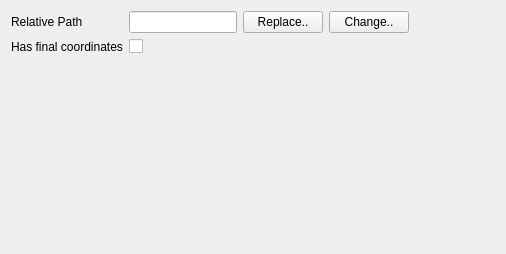
<?xml version="1.0" encoding="UTF-8"?>
<ui version="4.0">
 <class>FixtureGlobalParametersWidget</class>
 <widget class="QWidget" name="FixtureGlobalParametersWidget">
  <property name="geometry">
   <rect>
    <x>0</x>
    <y>0</y>
    <width>506</width>
    <height>254</height>
   </rect>
  </property>
  <property name="windowTitle">
   <string>Form</string>
  </property>
  <layout class="QGridLayout" name="gridLayout">
   <item row="0" column="1">
    <widget class="QLineEdit" name="relativePathEdit"/>
   </item>
   <item row="0" column="4">
    <spacer name="horizontalSpacer">
     <property name="orientation">
      <enum>Qt::Horizontal</enum>
     </property>
     <property name="sizeHint" stdset="0">
      <size>
       <width>40</width>
       <height>20</height>
      </size>
     </property>
    </spacer>
   </item>
   <item row="0" column="2">
    <widget class="QPushButton" name="replacePathPushButton">
     <property name="text">
      <string>Replace..</string>
     </property>
    </widget>
   </item>
   <item row="0" column="0">
    <widget class="QLabel" name="label_2">
     <property name="text">
      <string>Relative Path</string>
     </property>
    </widget>
   </item>
   <item row="1" column="0">
    <widget class="QLabel" name="label">
     <property name="text">
      <string>Has final coordinates</string>
     </property>
    </widget>
   </item>
   <item row="3" column="1">
    <spacer name="verticalSpacer">
     <property name="orientation">
      <enum>Qt::Vertical</enum>
     </property>
     <property name="sizeHint" stdset="0">
      <size>
       <width>20</width>
       <height>40</height>
      </size>
     </property>
    </spacer>
   </item>
   <item row="1" column="1" colspan="2">
    <widget class="QCheckBox" name="hasFinalCoordintesCheckBox">
     <property name="text">
      <string/>
     </property>
    </widget>
   </item>
   <item row="0" column="3">
    <widget class="QPushButton" name="changePathPushButton">
     <property name="text">
      <string>Change..</string>
     </property>
    </widget>
   </item>
   <item row="2" column="0" colspan="4">
    <widget class="Affine3dControlWidget" name="worldToCameraWidget" native="true">
     <property name="sizePolicy">
      <sizepolicy hsizetype="Preferred" vsizetype="Fixed">
       <horstretch>0</horstretch>
       <verstretch>0</verstretch>
      </sizepolicy>
     </property>
     <property name="minimumSize">
      <size>
       <width>40</width>
       <height>40</height>
      </size>
     </property>
    </widget>
   </item>
  </layout>
 </widget>
 <customwidgets>
  <customwidget>
   <class>Affine3dControlWidget</class>
   <extends>QWidget</extends>
   <header>corestructs/cameraModel/affine3dControlWidget.h</header>
   <container>1</container>
  </customwidget>
 </customwidgets>
 <resources/>
 <connections/>
</ui>
